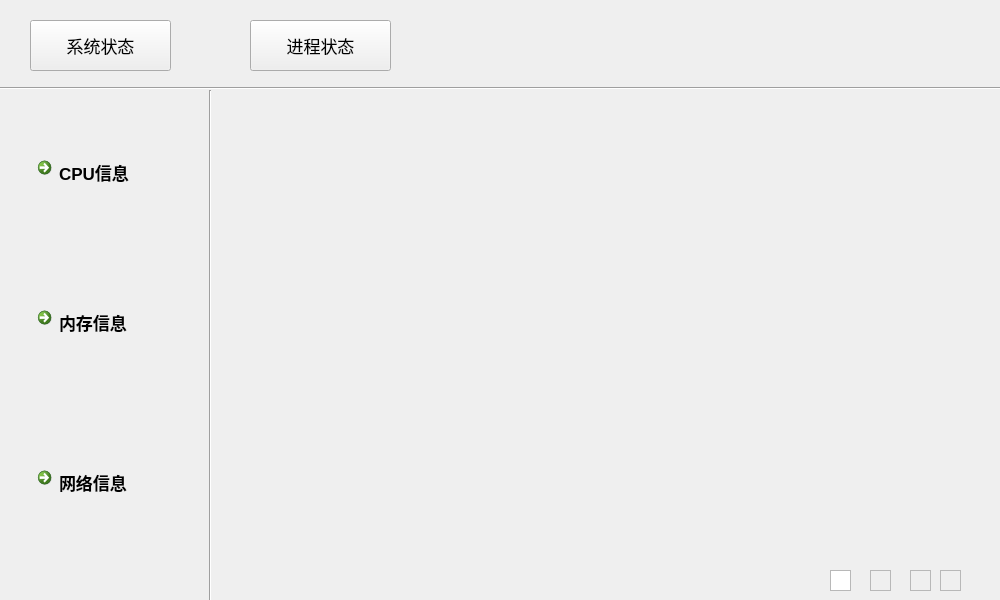
<?xml version="1.0" encoding="UTF-8"?>
<ui version="4.0">
 <class>MainWindow</class>
 <widget class="QMainWindow" name="MainWindow">
  <property name="geometry">
   <rect>
    <x>0</x>
    <y>0</y>
    <width>1000</width>
    <height>600</height>
   </rect>
  </property>
  <property name="tabletTracking">
   <bool>false</bool>
  </property>
  <property name="windowTitle">
   <string>MainWindow</string>
  </property>
  <widget class="QWidget" name="centralWidget">
   <widget class="QPushButton" name="pushButton">
    <property name="geometry">
     <rect>
      <x>30</x>
      <y>20</y>
      <width>141</width>
      <height>51</height>
     </rect>
    </property>
    <property name="font">
     <font>
      <pointsize>13</pointsize>
     </font>
    </property>
    <property name="text">
     <string>系统状态</string>
    </property>
   </widget>
   <widget class="QPushButton" name="pushButton_2">
    <property name="geometry">
     <rect>
      <x>250</x>
      <y>20</y>
      <width>141</width>
      <height>51</height>
     </rect>
    </property>
    <property name="font">
     <font>
      <pointsize>13</pointsize>
     </font>
    </property>
    <property name="text">
     <string>进程状态</string>
    </property>
   </widget>
   <widget class="QCommandLinkButton" name="CPUInfoButton">
    <property name="geometry">
     <rect>
      <x>30</x>
      <y>150</y>
      <width>177</width>
      <height>41</height>
     </rect>
    </property>
    <property name="font">
     <font>
      <pointsize>13</pointsize>
     </font>
    </property>
    <property name="text">
     <string>CPU信息</string>
    </property>
    <property name="iconSize">
     <size>
      <width>20</width>
      <height>20</height>
     </size>
    </property>
   </widget>
   <widget class="QCommandLinkButton" name="MemInfoButton">
    <property name="geometry">
     <rect>
      <x>30</x>
      <y>300</y>
      <width>177</width>
      <height>41</height>
     </rect>
    </property>
    <property name="font">
     <font>
      <pointsize>13</pointsize>
     </font>
    </property>
    <property name="text">
     <string>内存信息</string>
    </property>
   </widget>
   <widget class="QCommandLinkButton" name="NetworkInfoButton">
    <property name="geometry">
     <rect>
      <x>30</x>
      <y>460</y>
      <width>177</width>
      <height>41</height>
     </rect>
    </property>
    <property name="font">
     <font>
      <pointsize>13</pointsize>
     </font>
    </property>
    <property name="text">
     <string>网络信息</string>
    </property>
   </widget>
   <widget class="Line" name="line">
    <property name="geometry">
     <rect>
      <x>190</x>
      <y>90</y>
      <width>41</width>
      <height>511</height>
     </rect>
    </property>
    <property name="orientation">
     <enum>Qt::Vertical</enum>
    </property>
   </widget>
   <widget class="Line" name="line_2">
    <property name="geometry">
     <rect>
      <x>0</x>
      <y>80</y>
      <width>1001</width>
      <height>16</height>
     </rect>
    </property>
    <property name="orientation">
     <enum>Qt::Horizontal</enum>
    </property>
   </widget>
   <widget class="QFrame" name="CPUFrame">
    <property name="geometry">
     <rect>
      <x>870</x>
      <y>570</y>
      <width>21</width>
      <height>21</height>
     </rect>
    </property>
    <property name="autoFillBackground">
     <bool>false</bool>
    </property>
    <property name="frameShape">
     <enum>QFrame::StyledPanel</enum>
    </property>
    <property name="frameShadow">
     <enum>QFrame::Plain</enum>
    </property>
    <property name="lineWidth">
     <number>1</number>
    </property>
    <widget class="QWidget" name="gridLayoutWidget">
     <property name="geometry">
      <rect>
       <x>0</x>
       <y>0</y>
       <width>751</width>
       <height>461</height>
      </rect>
     </property>
     <layout class="QGridLayout" name="CPULayout">
      <property name="spacing">
       <number>1</number>
      </property>
      <item row="3" column="0">
       <widget class="QLabel" name="cpuLogicProcessLabel">
        <property name="font">
         <font>
          <pointsize>14</pointsize>
         </font>
        </property>
        <property name="text">
         <string>逻辑处理器数目:</string>
        </property>
        <property name="alignment">
         <set>Qt::AlignHCenter|Qt::AlignTop</set>
        </property>
       </widget>
      </item>
      <item row="2" column="0">
       <widget class="QLabel" name="cpuUsageLabel">
        <property name="font">
         <font>
          <pointsize>14</pointsize>
         </font>
        </property>
        <property name="text">
         <string>利用率:</string>
        </property>
        <property name="textFormat">
         <enum>Qt::PlainText</enum>
        </property>
        <property name="alignment">
         <set>Qt::AlignHCenter|Qt::AlignTop</set>
        </property>
       </widget>
      </item>
      <item row="2" column="1">
       <widget class="QLabel" name="cpuSpeedLabel">
        <property name="font">
         <font>
          <pointsize>14</pointsize>
         </font>
        </property>
        <property name="text">
         <string>速度:</string>
        </property>
        <property name="alignment">
         <set>Qt::AlignHCenter|Qt::AlignTop</set>
        </property>
       </widget>
      </item>
      <item row="3" column="1">
       <widget class="QLabel" name="cpuPhysicalProcessLabel">
        <property name="font">
         <font>
          <pointsize>14</pointsize>
         </font>
        </property>
        <property name="text">
         <string>物理处理器和核心数目:</string>
        </property>
        <property name="alignment">
         <set>Qt::AlignHCenter|Qt::AlignTop</set>
        </property>
       </widget>
      </item>
      <item row="4" column="0">
       <widget class="QLabel" name="cpuProcudureLabel">
        <property name="font">
         <font>
          <pointsize>14</pointsize>
         </font>
        </property>
        <property name="text">
         <string>进程数:</string>
        </property>
        <property name="alignment">
         <set>Qt::AlignHCenter|Qt::AlignTop</set>
        </property>
       </widget>
      </item>
      <item row="4" column="1">
       <widget class="QLabel" name="cpuMaxProcessLabel">
        <property name="font">
         <font>
          <pointsize>14</pointsize>
         </font>
        </property>
        <property name="text">
         <string>最大进程数:</string>
        </property>
        <property name="alignment">
         <set>Qt::AlignHCenter|Qt::AlignTop</set>
        </property>
       </widget>
      </item>
      <item row="1" column="0" colspan="2">
       <widget class="QLabel" name="label_5">
        <property name="text">
         <string>&lt;html&gt;&lt;head/&gt;&lt;body&gt;&lt;p align=&quot;center&quot;&gt;&lt;span style=&quot; font-size:20pt; font-weight:600;&quot;&gt;CPU信息一览&lt;/span&gt;&lt;/p&gt;&lt;/body&gt;&lt;/html&gt;</string>
        </property>
       </widget>
      </item>
     </layout>
    </widget>
   </widget>
   <widget class="QFrame" name="MemFrame">
    <property name="geometry">
     <rect>
      <x>910</x>
      <y>570</y>
      <width>21</width>
      <height>21</height>
     </rect>
    </property>
    <property name="frameShape">
     <enum>QFrame::StyledPanel</enum>
    </property>
    <property name="frameShadow">
     <enum>QFrame::Raised</enum>
    </property>
    <widget class="QWidget" name="gridLayoutWidget_2">
     <property name="geometry">
      <rect>
       <x>0</x>
       <y>0</y>
       <width>741</width>
       <height>481</height>
      </rect>
     </property>
     <layout class="QGridLayout" name="MemLayout">
      <property name="sizeConstraint">
       <enum>QLayout::SetNoConstraint</enum>
      </property>
      <item row="2" column="1">
       <widget class="QLabel" name="MemBufferLabel">
        <property name="font">
         <font>
          <pointsize>14</pointsize>
         </font>
        </property>
        <property name="text">
         <string>Buffer大小:</string>
        </property>
        <property name="alignment">
         <set>Qt::AlignHCenter|Qt::AlignTop</set>
        </property>
       </widget>
      </item>
      <item row="1" column="0">
       <widget class="QLabel" name="MemTotalLabel">
        <property name="font">
         <font>
          <pointsize>14</pointsize>
         </font>
        </property>
        <property name="text">
         <string>总共大小:</string>
        </property>
        <property name="alignment">
         <set>Qt::AlignHCenter|Qt::AlignTop</set>
        </property>
       </widget>
      </item>
      <item row="3" column="0">
       <widget class="QLabel" name="MemCachedLabel">
        <property name="font">
         <font>
          <pointsize>14</pointsize>
         </font>
        </property>
        <property name="text">
         <string>Cached:</string>
        </property>
        <property name="alignment">
         <set>Qt::AlignHCenter|Qt::AlignTop</set>
        </property>
       </widget>
      </item>
      <item row="2" column="0">
       <widget class="QLabel" name="MemUsageLabel">
        <property name="font">
         <font>
          <pointsize>14</pointsize>
         </font>
        </property>
        <property name="text">
         <string>使用率:</string>
        </property>
        <property name="alignment">
         <set>Qt::AlignHCenter|Qt::AlignTop</set>
        </property>
       </widget>
      </item>
      <item row="3" column="1">
       <widget class="QLabel" name="MemSwapSizeLabel">
        <property name="font">
         <font>
          <pointsize>14</pointsize>
         </font>
        </property>
        <property name="text">
         <string>交换分区大小:</string>
        </property>
        <property name="alignment">
         <set>Qt::AlignHCenter|Qt::AlignTop</set>
        </property>
       </widget>
      </item>
      <item row="1" column="1">
       <widget class="QLabel" name="MemFreeLabel">
        <property name="font">
         <font>
          <pointsize>14</pointsize>
         </font>
        </property>
        <property name="text">
         <string>空闲大小:</string>
        </property>
        <property name="alignment">
         <set>Qt::AlignHCenter|Qt::AlignTop</set>
        </property>
       </widget>
      </item>
      <item row="4" column="0">
       <widget class="QLabel" name="MemSwapFreeLabel">
        <property name="font">
         <font>
          <pointsize>14</pointsize>
         </font>
        </property>
        <property name="text">
         <string>空闲交换大小:</string>
        </property>
        <property name="alignment">
         <set>Qt::AlignHCenter|Qt::AlignTop</set>
        </property>
       </widget>
      </item>
      <item row="4" column="1">
       <widget class="QLabel" name="MemPageSizeLabel">
        <property name="font">
         <font>
          <pointsize>14</pointsize>
         </font>
        </property>
        <property name="text">
         <string>页表空间大小:</string>
        </property>
        <property name="alignment">
         <set>Qt::AlignHCenter|Qt::AlignTop</set>
        </property>
       </widget>
      </item>
      <item row="0" column="0" colspan="2">
       <widget class="QLabel" name="label_6">
        <property name="text">
         <string>&lt;html&gt;&lt;head/&gt;&lt;body&gt;&lt;p&gt;&lt;span style=&quot; font-size:20pt; font-weight:600;&quot;&gt;内存信息一览&lt;/span&gt;&lt;/p&gt;&lt;/body&gt;&lt;/html&gt;</string>
        </property>
        <property name="alignment">
         <set>Qt::AlignCenter</set>
        </property>
       </widget>
      </item>
     </layout>
    </widget>
   </widget>
   <widget class="QFrame" name="NetFrame">
    <property name="geometry">
     <rect>
      <x>940</x>
      <y>570</y>
      <width>21</width>
      <height>21</height>
     </rect>
    </property>
    <property name="frameShape">
     <enum>QFrame::StyledPanel</enum>
    </property>
    <property name="frameShadow">
     <enum>QFrame::Raised</enum>
    </property>
    <widget class="QWidget" name="gridLayoutWidget_3">
     <property name="geometry">
      <rect>
       <x>0</x>
       <y>0</y>
       <width>751</width>
       <height>461</height>
      </rect>
     </property>
     <layout class="QGridLayout" name="NetLayout">
      <item row="1" column="0">
       <widget class="QLabel" name="NetDownloadLabel">
        <property name="font">
         <font>
          <pointsize>14</pointsize>
         </font>
        </property>
        <property name="text">
         <string>下载速度:</string>
        </property>
        <property name="alignment">
         <set>Qt::AlignHCenter|Qt::AlignTop</set>
        </property>
       </widget>
      </item>
      <item row="2" column="1">
       <widget class="QLabel" name="NetErrLabel">
        <property name="font">
         <font>
          <pointsize>14</pointsize>
         </font>
        </property>
        <property name="text">
         <string>错误总数:</string>
        </property>
        <property name="alignment">
         <set>Qt::AlignHCenter|Qt::AlignTop</set>
        </property>
       </widget>
      </item>
      <item row="0" column="0" colspan="2">
       <widget class="QLabel" name="label_15">
        <property name="text">
         <string>&lt;html&gt;&lt;head/&gt;&lt;body&gt;&lt;p&gt;&lt;span style=&quot; font-size:20pt; font-weight:600;&quot;&gt;网络信息一览&lt;/span&gt;&lt;/p&gt;&lt;/body&gt;&lt;/html&gt;</string>
        </property>
        <property name="alignment">
         <set>Qt::AlignCenter</set>
        </property>
       </widget>
      </item>
      <item row="1" column="1">
       <widget class="QLabel" name="NetUploadLabel">
        <property name="font">
         <font>
          <pointsize>14</pointsize>
         </font>
        </property>
        <property name="text">
         <string>上传速度:</string>
        </property>
        <property name="alignment">
         <set>Qt::AlignHCenter|Qt::AlignTop</set>
        </property>
       </widget>
      </item>
      <item row="2" column="0">
       <widget class="QLabel" name="NetIPLabel">
        <property name="font">
         <font>
          <pointsize>14</pointsize>
         </font>
        </property>
        <property name="text">
         <string>本机IP:</string>
        </property>
        <property name="alignment">
         <set>Qt::AlignHCenter|Qt::AlignTop</set>
        </property>
       </widget>
      </item>
      <item row="3" column="0">
       <widget class="QLabel" name="NetTCPNumLabel">
        <property name="font">
         <font>
          <pointsize>14</pointsize>
         </font>
        </property>
        <property name="text">
         <string>TCP连接数:</string>
        </property>
        <property name="alignment">
         <set>Qt::AlignHCenter|Qt::AlignTop</set>
        </property>
       </widget>
      </item>
      <item row="3" column="1">
       <widget class="QLabel" name="NetUDPDatagramLabel">
        <property name="font">
         <font>
          <pointsize>14</pointsize>
         </font>
        </property>
        <property name="text">
         <string>UDP数据报速度:</string>
        </property>
        <property name="alignment">
         <set>Qt::AlignHCenter|Qt::AlignTop</set>
        </property>
       </widget>
      </item>
     </layout>
    </widget>
   </widget>
   <widget class="QTableView" name="ProcessTable">
    <property name="geometry">
     <rect>
      <x>830</x>
      <y>570</y>
      <width>21</width>
      <height>21</height>
     </rect>
    </property>
   </widget>
  </widget>
 </widget>
 <layoutdefault spacing="6" margin="11"/>
 <resources/>
 <connections/>
</ui>
